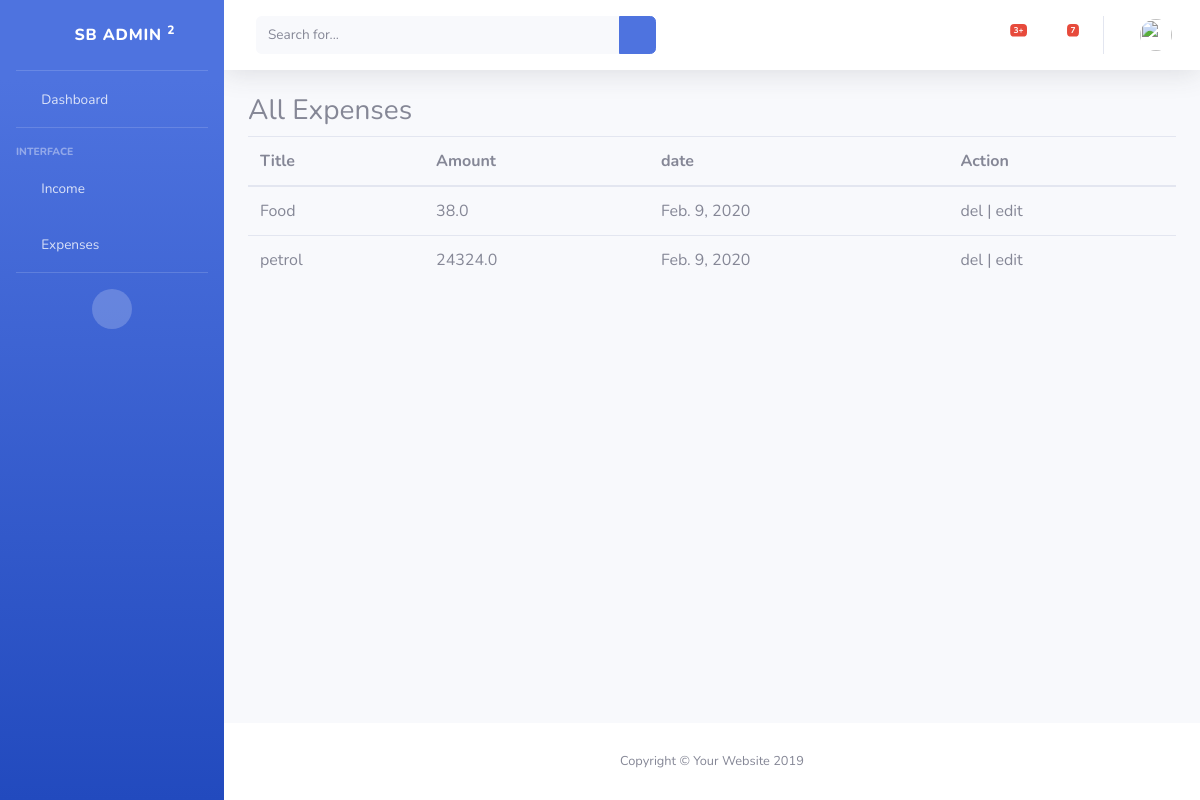
The page /expenses/ on the database as committed earlier.
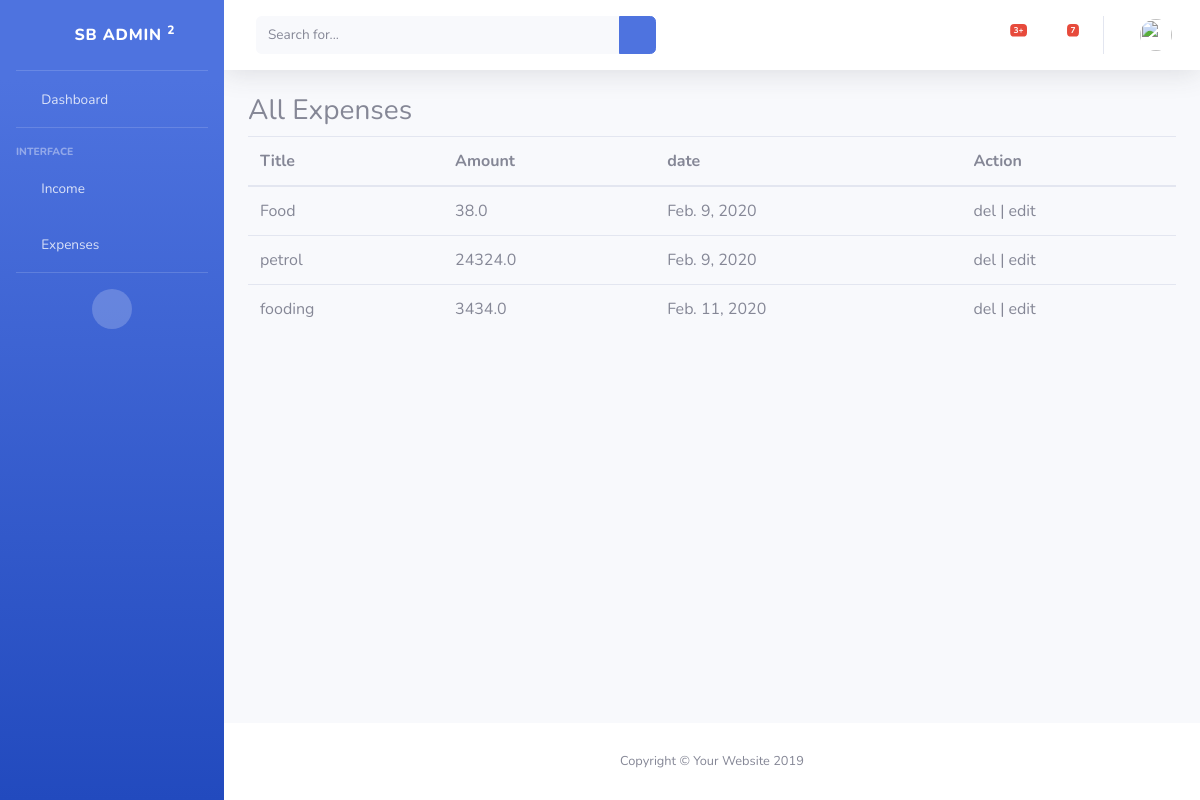
The same page on the database as committed later.
### expenses/models.py (models this page shows, shortened)
class Expenses(Abs):
    image = models.ImageField(upload_to='expenses/',null=True,blank=True)
    category = models.ForeignKey(ExpensesCategory,on_delete=models.CASCADE)
    objects = ExpensesManager()
    class Meta:
        db_table = 'expenses'

### expenses/views.py (the view, shortened to what this page needs)
# urls.py: path('',ExpenseView.as_view(),name='expenses'),
class ExpenseView(View):
    template_name = 'expenses.html'
    def get(self,request):
        context = {
            'all':Expenses.objects.all()
          }
        return render(request,self.template_name,context)

### templates/expenses.html
{% extends 'master/master.html' %}
 {% block 'sidebar' %}
  {% include 'component/sidebar.html' %}
 {% endblock %}
 {% block 'navbar' %}
  {% include 'component/nav.html' %}
 {% endblock %}
 {% block 'footer' %}
{% include 'component/footer.html' %}
 {% endblock %}
{% block 'body' %}
  <h3>All Expenses</h3>
  <table class="table">
   <thead>
     <th>Title</th>
     <th>Amount</th>
     <th>date</th>
   <th>Action</th>
   </thead>
   {% for a in all %}
    <tr>
     <td>{{a.title}}</td>
     <td>{{a.amount}}</td>
     <td>{{a.date}}</td>
     <td>del | edit </td>
    </tr>
   {% endfor %}
  </table>
{% endblock %}

Rows that differ between the two databases and show on the page:
added Expenses: title "fooding", amount "3434.0", date "Feb. 11, 2020"
